Frame 1 (no input): blank canvas, image omitted
Frame 60 (the mouse pressed at the canvas centre just before this capture): blank canvas, image omitted
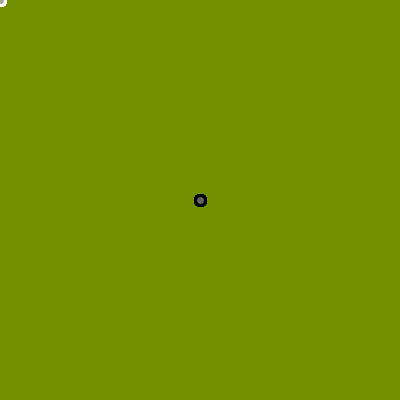
Frame 120 (the mouse held since frame 60 and released just before this capture)

The Processing sketch whose frames 1 and 60 were blank and that drew this single picture after the mouse press (run headless with seeded random() and noise(); from frame 60 on, the mouse is pressed at the canvas centre):

// Processing sketch: processing_27248
// ── processing_27248.pde

void setup() {
  size(400,400);
  background (115,144,1);
  strokeWeight (3);
  stroke (255);
}

void draw(){
  fill (random(0, 255));
  ellipse(mouseX, mouseY, 10, 10);
 
if (mousePressed == true) {
  fill (random(0,255),
  random(0,255), 0);
  stroke (0);
}

if (mousePressed ==false) {
  fill(random(0, 255));
  stroke (255);
  ellipse(mouseX, mouseY, 10, 10);
}

}
void keyPressed () {
  fill (random(0,255), random(0,255), random(0,255));
  ellipse (mouseX, mouseY, 20, 20);
  
}
